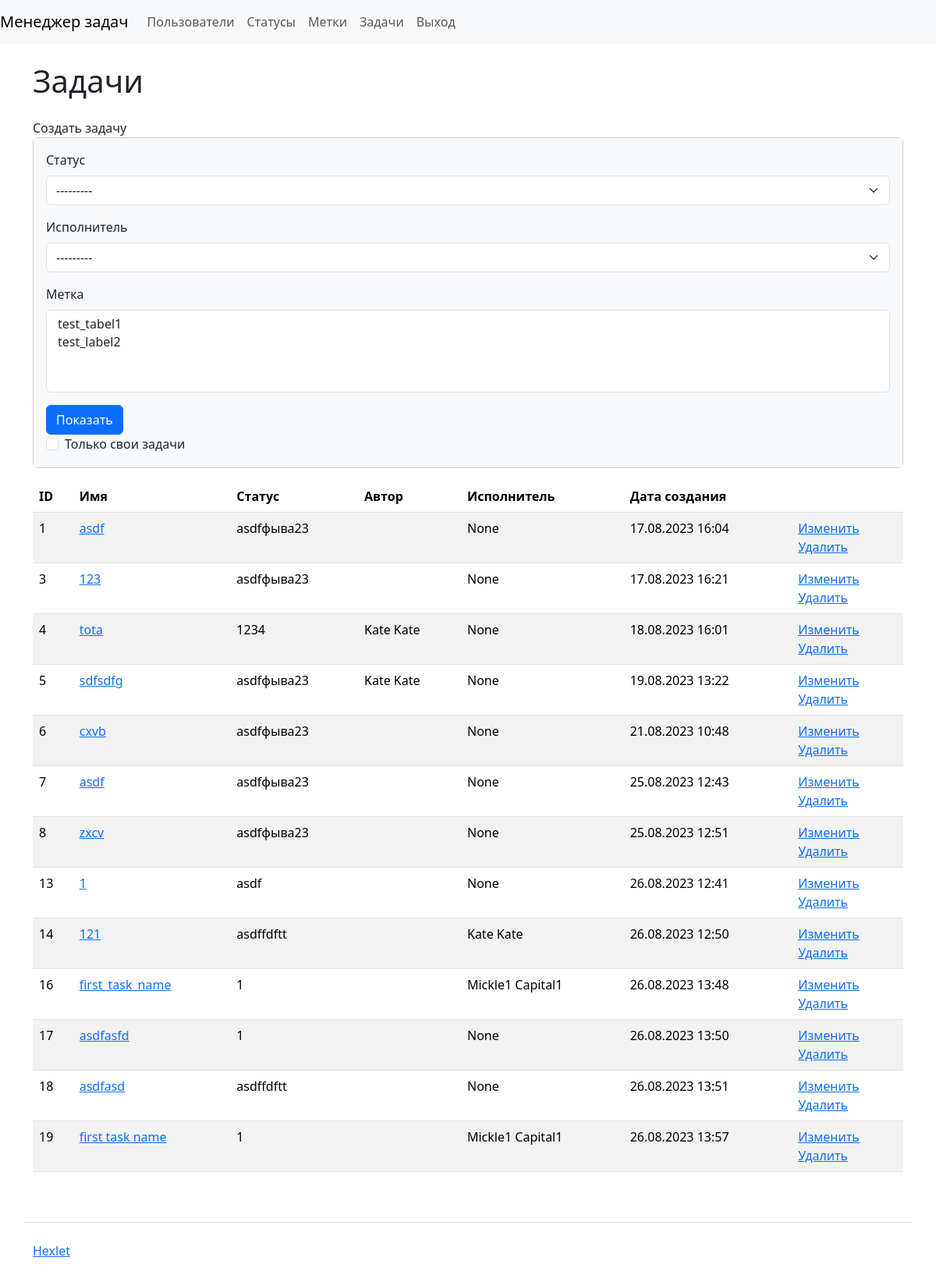
Before: /tasks/ (signed in) with the older database file.
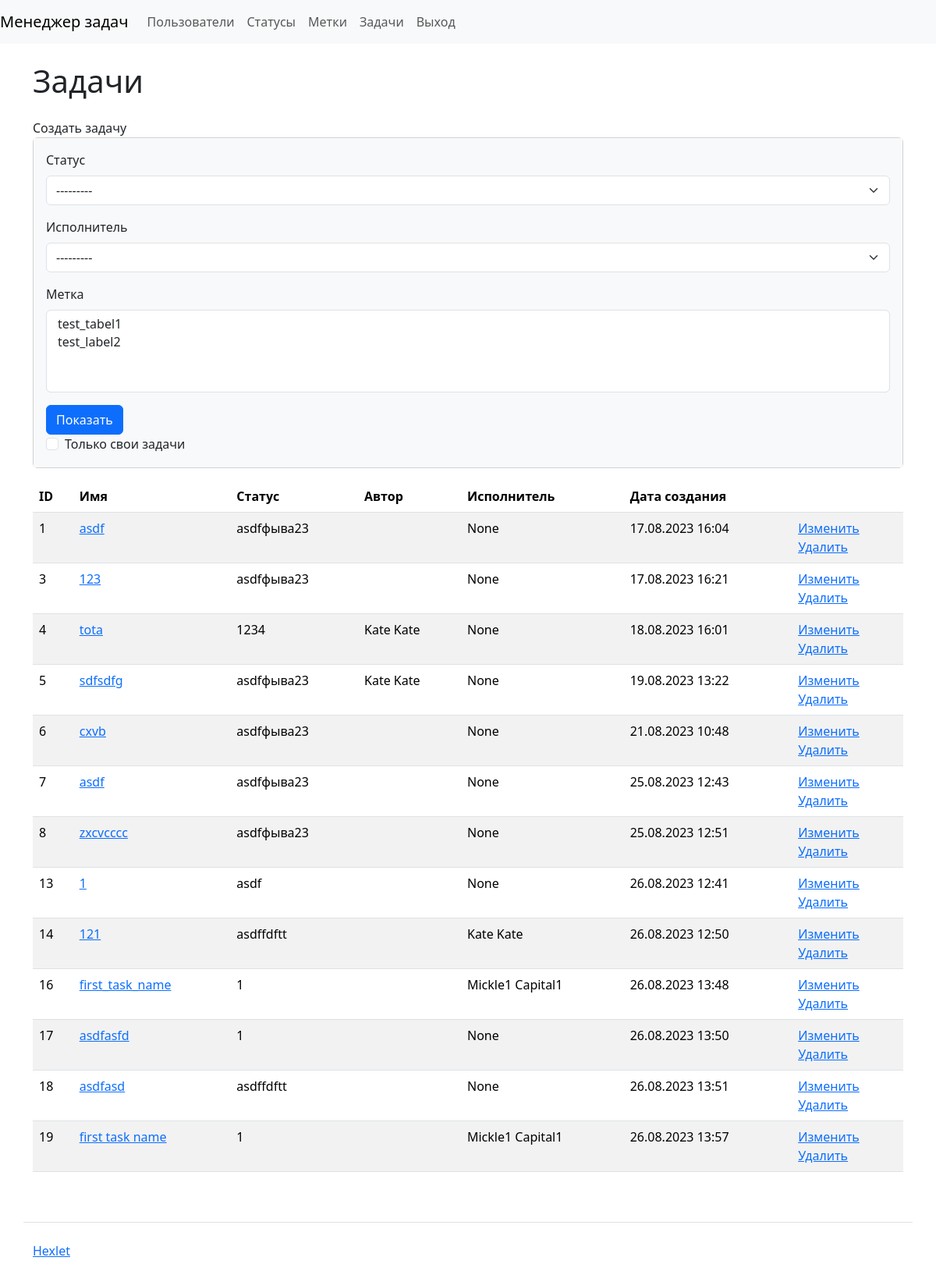
After: the same page with the newer database file.
### task_manager/tasks/models.py (models this page shows, shortened)
class Task(models.Model):
    name = models.CharField(max_length=255)
    description = models.CharField(max_length=255)
    status = models.ForeignKey(
        Status, on_delete=models.PROTECT, related_name='tasks'
    )
    author = models.ForeignKey(
        User, on_delete=models.PROTECT, related_name='tasks_authored'
    )
    executor = models.ForeignKey(
        User, on_delete=models.PROTECT, related_name='tasks_assigned',
        null=True
    )
    labels = models.ManyToManyField(Label)
    creation_date = DateTimeField(auto_now_add=True)

### task_manager/statuses/models.py (models this page shows)
class Status(models.Model):
    name = models.CharField(max_length=255)
    creation_date = DateTimeField(auto_now_add=True)
    def __str__(self):
        return self.name

### task_manager/tasks/views.py (the view)
# urls.py: path('', views.TaskShow.as_view(), name='tasks'),
class TaskShow(SpecifiedLoginRequiredMixin, View):
    def get(self, request, *args, **kwargs):
        task_filter = TaskFilter(request.GET, queryset=Task.objects.all())
        tasks = task_filter.qs
        if request.GET.get('self_tasks'):
            tasks = task_filter.qs.filter(author=request.user)
        return render(request, 'tasks/tasks.html', {
            'form': task_filter.form,
            'tasks': tasks,
        })

### task_manager/labels/models.py (called while the page is built)
    def __str__(self):
        return self.name

### task_manager/templates/tasks/tasks.html (shortened to what this page needs)
{% extends "index.html" %}
{% load django_bootstrap5 %}
{% block content %}
<h1 class="my-4">Задачи</h1>
<a class="nav-link" href="{% url 'create_task' %}">Создать задачу</a>
<div class="card mb-3">
  <div class="card-body bg-light">
    <form class="form-inline center" method="get" action="{% url 'tasks' %}">
      {% bootstrap_form form %}
      {% bootstrap_button button_type="submit" content="Показать" %}
      <div class="form-check">
        <input type="checkbox" name="self_tasks" class="form-check-input" id="id_self_tasks">
        <label class="form-check-label" for="id_self_tasks">Только свои задачи</label>
      </div>
    </form>
  </div>
</div>
<table class="table table-striped">
  <thead>
    <tr>
      <th>ID</th>
      <th>Имя</th>
      <th>Статус</th>
      <th>Автор</th>
      <th>Исполнитель</th>
      <th>Дата создания</th>
      <th></th>
    </tr>
  </thead>
  <tbody>
    {% for task in tasks %}
    <tr>
      <td>{{ task.pk }}</td>
      <td>
        <a href="{% url 'get_task' task.pk %}">{{ task.name }}</a>
      </td>
      <td>{{ task.status }}</td>
      <td>{{ task.author }}</td>
      <td>{{ task.executor }}</td>
      <td>{{ task.creation_date|date:'d.m.Y H:i' }}</td>
      <td>
        <a href="{% url 'edit_task' task.pk %}">Изменить</a>
        <br>
        <a href="{% url 'delete_task' task.pk %}">Удалить</a>
      </td>
    </tr>
    {% endfor %}
  </tbody>
</table>
{% endblock %}

### task_manager/templates/index.html (shortened to what this page needs)
<!DOCTYPE html>
{% load django_bootstrap5 %}
{% bootstrap_css %}
<html lang="ru-ru">
  <head>
  </head>
  <body class="d-flex flex-column min-vh-100">
    <nav class="navbar navbar-expand-lg navbar-light bg-light">
      <a class="navbar-brand" href="{% url 'index' %}">Менеджер задач</a>
      <div class="collapse navbar-collapse" id="navbarToggleExternalContent">
        <ul class="navbar-nav mr-auto">
          <li class="nav-item">
            <a class="nav-link" href="{% url 'users' %}">Пользователи</a>
          </li>
          {% if user.is_authenticated %}
          <li class="nav-item">
            <a class="nav-link" href="{% url 'statuses' %}">Статусы</a>
          </li>
          <li class="nav-item">
            <a class="nav-link" href="{% url 'labels' %}">Метки</a>
          </li>
          <li class="nav-item">
            <a class="nav-link" href="{% url 'tasks' %}">Задачи</a>
          </li>
          <li class="nav-item">
            <form id="logout-form" action="{% url 'logout' %}" method="POST">
              <a class="nav-link" onclick="document.getElementById('logout-form').submit();" style="cursor: pointer;">Выход</a>
            </form>
          </li>
          {% endif %}
        </ul>
      </div>
    </nav>
    <div class="container wrapper flex-grow-1">
    {% block content %}{% endblock %}
    </div>
    <footer>
      <div class="container my-5 pt-4 border-top">
        <a target="_blank" href="https://ru.hexlet.io/">Hexlet</a>
      </div>
    </footer>
  </body>
</html>

Changed rows visible on the page:
changed Task id 8: name "zxcv" → "zxcvcccc"
